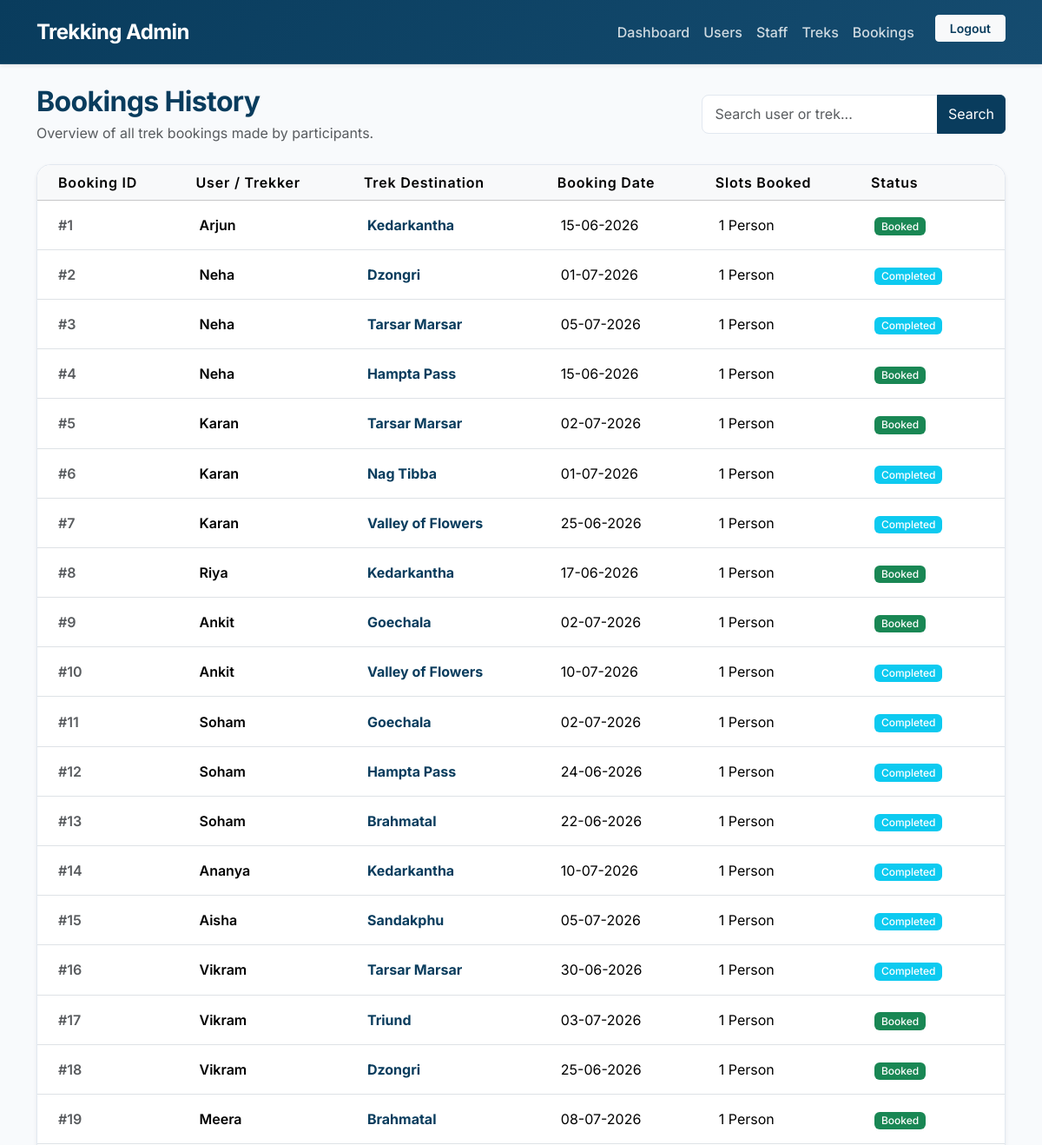
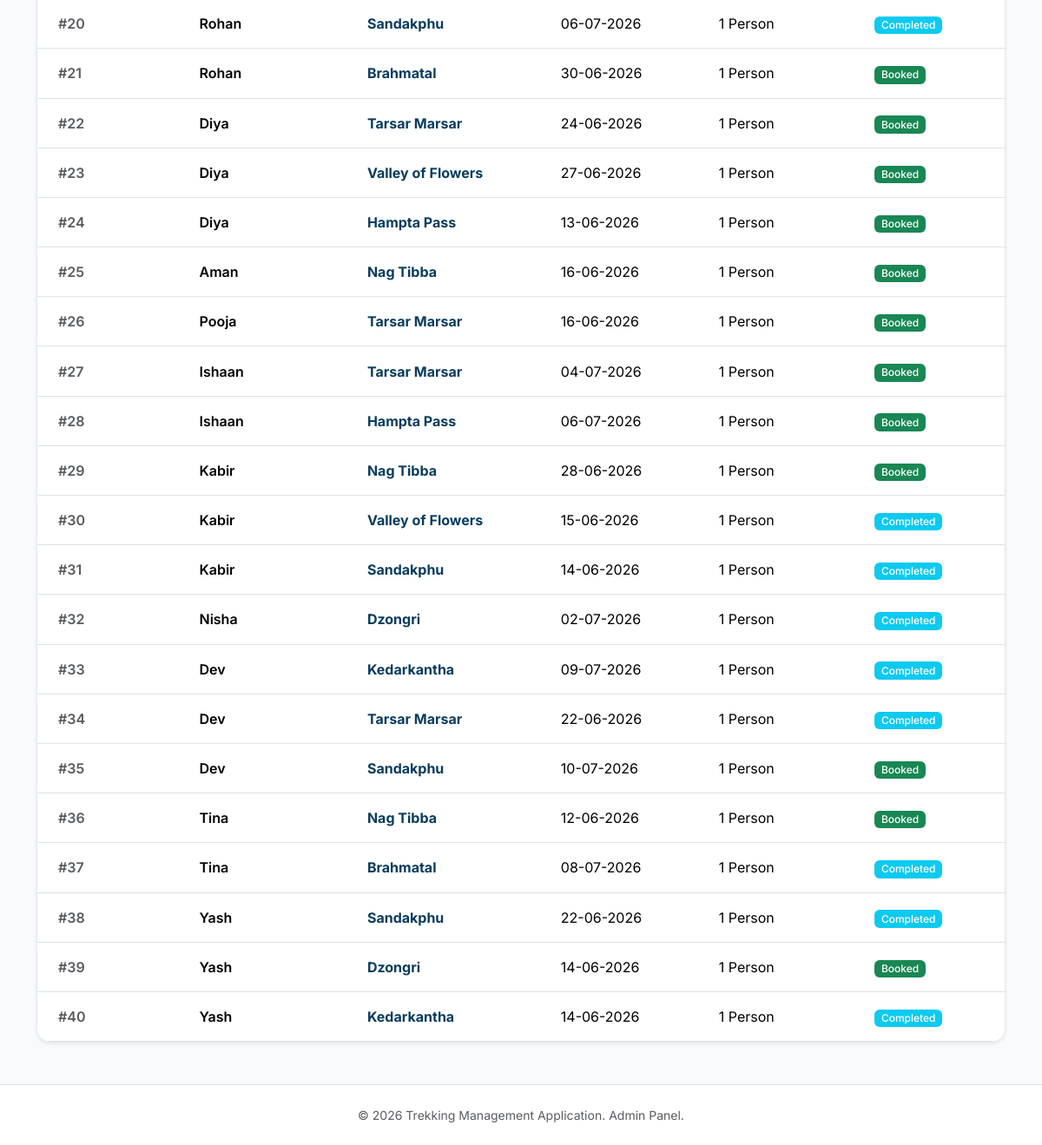
Screenshot of /admin/bookings (signed in) with the database file from the repository (2 pictures, top to bottom).
### models.py (models this page shows, shortened)
class Booking(db.Model):
    __tablename__ = "booking"
    id = db.Column(db.Integer, primary_key=True)
    user_id = db.Column(
        db.Integer,
        db.ForeignKey("user.id"),
        nullable=False
    )
    trek_id = db.Column(
        db.Integer,
        db.ForeignKey("trek.id"),
        nullable=False
    )
    booking_date = db.Column(db.DateTime)
    number_of_people = db.Column(
        db.Integer,
        default=1,
        nullable=False
    )
    status = db.Column(
        db.String(20),
        default="Booked"
    )

class User(UserMixin, db.Model):
    __tablename__ = "user"
    id = db.Column(db.Integer, primary_key=True)
    username = db.Column(db.String(100), unique=True, nullable=False)
    email = db.Column(db.String(100), unique=True, nullable=False)
    name = db.Column(db.String(100), nullable=False)
    phone = db.Column(db.String(20))
    password = db.Column(db.String(255), nullable=False)
    role = db.Column(db.String(20), default="user")
    status = db.Column(db.String(20),default="approved")
    bookings = db.relationship("Booking", backref="user", lazy=True)

class Trek(db.Model):
    __tablename__ = "trek"
    id = db.Column(db.Integer, primary_key=True)
    name = db.Column(db.String(100), nullable=False)
    location = db.Column(db.String(100), nullable=False)
    difficulty = db.Column(db.String(50), nullable=False)
    duration = db.Column(db.Integer, nullable=False)
    total_slots = db.Column(db.Integer, nullable=False)
    available_slots = db.Column(db.Integer, nullable=False)
    assigned_staff = db.Column(
        db.Integer,
        db.ForeignKey("user.id"),
        nullable=True
    )
    start_date = db.Column(db.Date)
    end_date = db.Column(db.Date)
    status = db.Column(db.String(20), default="Pending")
    is_deleted = db.Column(
        db.Boolean,
        default=False
    )
    description = db.Column(db.Text)
    bookings = db.relationship(
        "Booking",
        backref="trek",
        lazy=True
    )

### routes/admin.py (the view)
@admin.route("/bookings")
@login_required
@admin_required
def bookings():
    search = request.args.get("search", "")
    if search:
        bookings = Booking.query.join(User, Booking.user_id == User.id).join(Trek, Booking.trek_id == Trek.id).filter(
            (User.name.contains(search)) |
            (Trek.name.contains(search))
        ).all()
    else:
        bookings = Booking.query.all()
    return render_template(
        "admin/bookings.html",
        bookings=bookings,
        search=search
    )

### app.py (called while the page is built)
@login_manager.user_loader
def load_user(user_id):
    return User.query.get(int(user_id))

### routes/admin.py (called while the page is built)
def admin_required(func):
    @wraps(func)
    def wrapper(*args, **kwargs):
        if not current_user.is_authenticated:
            return redirect(url_for("auth.login"))
        if current_user.role != "admin":
            flash("Access Denied!", "danger")
            return redirect(url_for("auth.login"))
        return func(*args, **kwargs)
    return wrapper

### templates/admin/bookings.html (shortened to what this page needs)
{% extends "admin/base.html" %}
{% block content %}
<div class="row align-items-center mb-4">
    <div class="col-md-6">
        <h2 class="fw-bold mb-1" style="color: var(--primary); letter-spacing: -0.02em;">Bookings History</h2>
        <p class="text-muted mb-0">Overview of all trek bookings made by participants.</p>
    </div>
    <div class="col-md-6 mt-3 mt-md-0">
        <form method="GET" class="d-flex justify-content-md-end">
            <div class="input-group" style="max-width: 350px;">
                <input type="text" name="search" class="form-control" placeholder="Search user or trek..." value="{{ search }}">
                <button class="btn btn-primary" type="submit">Search</button>
            </div>
        </form>
    </div>
</div>
<div class="card shadow-sm">
    <div class="table-responsive">
        <table class="table table-hover align-middle mb-0 bg-white">
            <thead class="table-light">
                <tr>
                    <th class="ps-4">Booking ID</th>
                    <th>User / Trekker</th>
                    <th>Trek Destination</th>
                    <th>Booking Date</th>
                    <th>Slots Booked</th>
                    <th class="pe-4">Status</th>
                </tr>
            </thead>
            <tbody>
            {% for booking in bookings %}
                <tr>
                    <td class="ps-4 text-muted fw-semibold">#{{ booking.id }}</td>
                    <td class="fw-semibold">{{ booking.user.name }}</td>
                    <td class="fw-bold" style="color: var(--primary);">{{ booking.trek.name }}</td>
                    <td>{{ booking.booking_date.strftime('%d-%m-%Y') if booking.booking_date }}</td>
                    <td>{{ booking.number_of_people }} Person</td>
                    <td class="pe-4">
                        {% if booking.status == "Booked" %}
                            <span class="badge bg-success text-white">Booked</span>
                        {% elif booking.status == "Completed" %}
                            <span class="badge bg-info text-white">Completed</span>
                        {% else %}
                            <span class="badge bg-secondary text-white">{{ booking.status }}</span>
                        {% endif %}
                    </td>
                </tr>
            {% else %}
                <tr>
                    <td colspan="6" class="text-center py-4 text-muted">
                        No bookings found matching your search.
                    </td>
                </tr>
            {% endfor %}
            </tbody>
        </table>
    </div>
</div>
{% endblock %}

### static/css/style.css (style rules this page uses)
:root { --primary: #093c5d; --primary-light: #154c70; --secondary: #3b7597; --accent: #5df8d8; --bg-light: #f8fafc; --card-bg: #ffffff; --text-main: #1e293b; --text-muted: #64748b; --border-color: #e2e8f0; }
body { font-family: 'Inter', system-ui, -apple-system, sans-serif; background-color: var(--bg-light); color: var(--text-main); display: flex; flex-direction: column; min-height: 100vh; margin: 0; }
.btn-primary { background-color: var(--primary); border-color: var(--primary); transition: all 0.2s ease; }
.card { background-color: var(--card-bg); border: 1px solid var(--border-color); border-radius: 1rem; transition: all 0.3s cubic-bezier(0.4, 0, 0.2, 1); }
.table-responsive { border-radius: 1rem; }
.table th { font-weight: 600; letter-spacing: 0.05em; }
.table td { padding: 1rem 0.75rem; }
.badge { font-weight: 500; padding: 0.35em 0.65em; border-radius: 0.375rem; }
.form-control, .form-select { border: 1px solid var(--border-color); border-radius: 0.5rem; padding: 0.6rem 0.9rem; transition: all 0.2s ease; }

### rows the page displays
Booking: id "1", user.name "Arjun", trek.name "Kedarkantha", booking_date "15-06-2026", number_of_people "1", status "Booked"
Booking: id "2", user.name "Neha", trek.name "Dzongri", booking_date "01-07-2026", number_of_people "1", status "Completed"
Booking: id "3", user.name "Neha", trek.name "Tarsar Marsar", booking_date "05-07-2026", number_of_people "1", status "Completed"
Booking: id "4", user.name "Neha", trek.name "Hampta Pass", booking_date "15-06-2026", number_of_people "1", status "Booked"
Booking: id "5", user.name "Karan", trek.name "Tarsar Marsar", booking_date "02-07-2026", number_of_people "1", status "Booked"
Booking: id "6", user.name "Karan", trek.name "Nag Tibba", booking_date "01-07-2026", number_of_people "1", status "Completed"
Booking: id "7", user.name "Karan", trek.name "Valley of Flowers", booking_date "25-06-2026", number_of_people "1", status "Completed"
Booking: id "8", user.name "Riya", trek.name "Kedarkantha", booking_date "17-06-2026", number_of_people "1", status "Booked"
Booking: id "9", user.name "Ankit", trek.name "Goechala", booking_date "02-07-2026", number_of_people "1", status "Booked"
Booking: id "10", user.name "Ankit", trek.name "Valley of Flowers", booking_date "10-07-2026", number_of_people "1", status "Completed"
Booking: id "11", user.name "Soham", trek.name "Goechala", booking_date "02-07-2026", number_of_people "1", status "Completed"
Booking: id "12", user.name "Soham", trek.name "Hampta Pass", booking_date "24-06-2026", number_of_people "1", status "Completed"
Booking: id "13", user.name "Soham", trek.name "Brahmatal", booking_date "22-06-2026", number_of_people "1", status "Completed"
Booking: id "14", user.name "Ananya", trek.name "Kedarkantha", booking_date "10-07-2026", number_of_people "1", status "Completed"
Booking: id "15", user.name "Aisha", trek.name "Sandakphu", booking_date "05-07-2026", number_of_people "1", status "Completed"
Booking: id "16", user.name "Vikram", trek.name "Tarsar Marsar", booking_date "30-06-2026", number_of_people "1", status "Completed"
Booking: id "17", user.name "Vikram", trek.name "Triund", booking_date "03-07-2026", number_of_people "1", status "Booked"
Booking: id "18", user.name "Vikram", trek.name "Dzongri", booking_date "25-06-2026", number_of_people "1", status "Booked"
Booking: id "19", user.name "Meera", trek.name "Brahmatal", booking_date "08-07-2026", number_of_people "1", status "Booked"
Booking: id "20", user.name "Rohan", trek.name "Sandakphu", booking_date "06-07-2026", number_of_people "1", status "Completed"
Booking: id "21", user.name "Rohan", trek.name "Brahmatal", booking_date "30-06-2026", number_of_people "1", status "Booked"
Booking: id "22", user.name "Diya", trek.name "Tarsar Marsar", booking_date "24-06-2026", number_of_people "1", status "Booked"
Booking: id "23", user.name "Diya", trek.name "Valley of Flowers", booking_date "27-06-2026", number_of_people "1", status "Booked"
Booking: id "24", user.name "Diya", trek.name "Hampta Pass", booking_date "13-06-2026", number_of_people "1", status "Booked"
Booking: id "25", user.name "Aman", trek.name "Nag Tibba", booking_date "16-06-2026", number_of_people "1", status "Booked"
Booking: id "26", user.name "Pooja", trek.name "Tarsar Marsar", booking_date "16-06-2026", number_of_people "1", status "Booked"
Booking: id "27", user.name "Ishaan", trek.name "Tarsar Marsar", booking_date "04-07-2026", number_of_people "1", status "Booked"
Booking: id "28", user.name "Ishaan", trek.name "Hampta Pass", booking_date "06-07-2026", number_of_people "1", status "Booked"
Booking: id "29", user.name "Kabir", trek.name "Nag Tibba", booking_date "28-06-2026", number_of_people "1", status "Booked"
Booking: id "30", user.name "Kabir", trek.name "Valley of Flowers", booking_date "15-06-2026", number_of_people "1", status "Completed"
Booking: id "31", user.name "Kabir", trek.name "Sandakphu", booking_date "14-06-2026", number_of_people "1", status "Completed"
Booking: id "32", user.name "Nisha", trek.name "Dzongri", booking_date "02-07-2026", number_of_people "1", status "Completed"
Booking: id "33", user.name "Dev", trek.name "Kedarkantha", booking_date "09-07-2026", number_of_people "1", status "Completed"
Booking: id "34", user.name "Dev", trek.name "Tarsar Marsar", booking_date "22-06-2026", number_of_people "1", status "Completed"
Booking: id "35", user.name "Dev", trek.name "Sandakphu", booking_date "10-07-2026", number_of_people "1", status "Booked"
Booking: id "36", user.name "Tina", trek.name "Nag Tibba", booking_date "12-06-2026", number_of_people "1", status "Booked"
Booking: id "37", user.name "Tina", trek.name "Brahmatal", booking_date "08-07-2026", number_of_people "1", status "Completed"
Booking: id "38", user.name "Yash", trek.name "Sandakphu", booking_date "22-06-2026", number_of_people "1", status "Completed"
Booking: id "39", user.name "Yash", trek.name "Dzongri", booking_date "14-06-2026", number_of_people "1", status "Booked"
Booking: id "40", user.name "Yash", trek.name "Kedarkantha", booking_date "14-06-2026", number_of_people "1", status "Completed"
